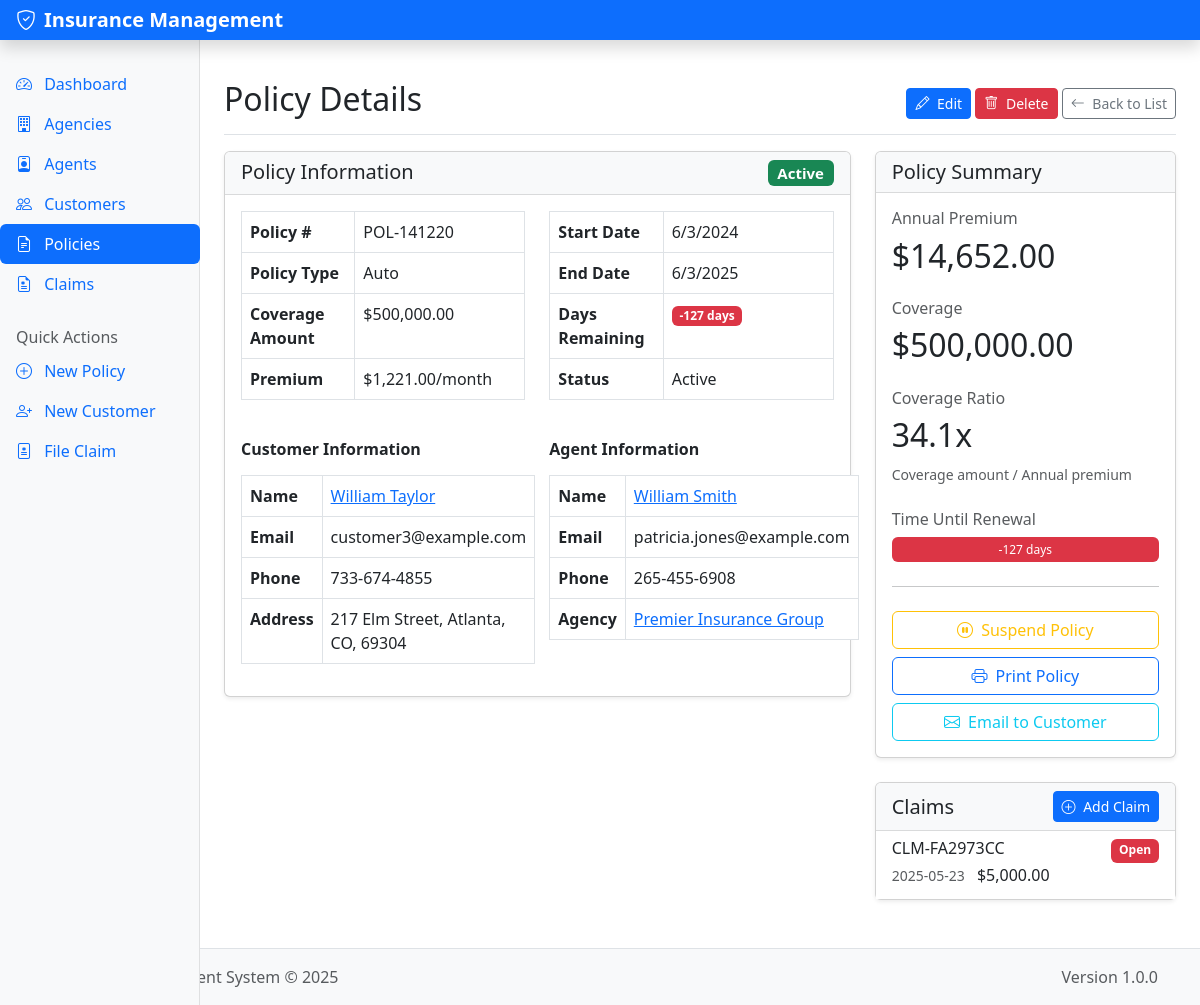
Page /policies/1 on the committed database.
### models/policy.py (models this page shows, shortened)
class Policy(db.Model):
    __tablename__ = 'policy'
    policy_id = db.Column(db.Integer, primary_key=True)
    agent_id = db.Column(db.Integer, db.ForeignKey('agent.agent_id'), nullable=False)
    customer_id = db.Column(db.Integer, db.ForeignKey('customer.customer_id'), nullable=False)
    policy_number = db.Column(db.String(50), nullable=False, unique=True)
    policy_type = db.Column(db.String(100), nullable=False)
    coverage_amount = db.Column(db.DECIMAL(12, 2), default=0.00)
    premium = db.Column(db.DECIMAL(10, 2), default=0.00)
    start_date = db.Column(db.Date, nullable=False)
    end_date = db.Column(db.Date)
    policy_status = db.Column(db.String(50), default='Active')
    claims = db.relationship('Claim', backref='policy', lazy=True, cascade='all, delete-orphan')
    def days_until_renewal(self):
        if not self.end_date:
            return None
        today = datetime.today().date()
        delta = self.end_date - today
        return delta.days

### models/customer.py (models this page shows, shortened)
class Customer(db.Model):
    __tablename__ = 'customer'
    customer_id = db.Column(db.Integer, primary_key=True)
    first_name = db.Column(db.String(100), nullable=False)
    last_name = db.Column(db.String(100), nullable=False)
    date_of_birth = db.Column(db.Date)
    email = db.Column(db.String(150))
    phone = db.Column(db.String(20))
    address = db.Column(db.String(200))
    city = db.Column(db.String(100))
    state = db.Column(db.String(100))
    zip_code = db.Column(db.String(20))
    policies = db.relationship('Policy', backref='customer', lazy=True, cascade='all, delete-orphan')
    def full_name(self):
        return f"{self.first_name} {self.last_name}"
    def full_address(self):
        components = [c for c in [self.address, self.city, self.state, self.zip_code] if c]
        return ", ".join(components)

### models/agent.py (models this page shows, shortened)
class Agent(db.Model):
    __tablename__ = 'agent'
    agent_id = db.Column(db.Integer, primary_key=True)
    agency_id = db.Column(db.Integer, db.ForeignKey('agency.agency_id'), nullable=False)
    first_name = db.Column(db.String(100), nullable=False)
    last_name = db.Column(db.String(100), nullable=False)
    email = db.Column(db.String(150))
    phone = db.Column(db.String(20))
    policies = db.relationship('Policy', backref='agent', lazy=True, cascade='all, delete-orphan')
    def full_name(self):
        return f"{self.first_name} {self.last_name}"

### models/agency.py (models this page shows, shortened)
class Agency(db.Model):
    __tablename__ = 'agency'
    agency_id = db.Column(db.Integer, primary_key=True)
    name = db.Column(db.String(100), nullable=False)
    address = db.Column(db.String(200))
    city = db.Column(db.String(100))
    state = db.Column(db.String(100))
    zip_code = db.Column(db.String(20))
    phone = db.Column(db.String(20))
    website = db.Column(db.String(200))
    agents = db.relationship('Agent', backref='agency', lazy=True, cascade='all, delete-orphan')

### models/claim.py (models this page shows, shortened)
class Claim(db.Model):
    __tablename__ = 'claim'
    claim_id = db.Column(db.Integer, primary_key=True)
    policy_id = db.Column(db.Integer, db.ForeignKey('policy.policy_id'), nullable=False)
    claim_number = db.Column(db.String(50), nullable=False, unique=True)
    claim_date = db.Column(db.Date, nullable=False, default=datetime.utcnow)
    incident_date = db.Column(db.Date, nullable=False)
    description = db.Column(db.Text)
    claim_amount = db.Column(db.DECIMAL(12, 2), default=0.00)
    status = db.Column(db.String(50), default='Open')
    resolution_date = db.Column(db.Date)
    settlement_amount = db.Column(db.DECIMAL(12, 2))
    created_at = db.Column(db.DateTime, default=datetime.utcnow)
    updated_at = db.Column(db.DateTime, default=datetime.utcnow, onupdate=datetime.utcnow)
    def is_open(self):
        return self.status in ['Open', 'In Progress', 'Under Review']

### routes/policy_routes.py (the view)
@policy_bp.route('/<int:policy_id>', methods=['GET'])
def view(policy_id):
    policy = Policy.query.get_or_404(policy_id)
    return render_template('policy/view.html', policy=policy)

### templates/policy/view.html (shortened to what this page needs)
{% extends 'layout/base.html' %}
{% block content %}
<div class="d-flex justify-content-between flex-wrap flex-md-nowrap align-items-center pt-3 pb-2 mb-3 border-bottom">
    <h1 class="h2">Policy Details</h1>
    <div>
        <a href="{{ url_for('policy.edit_form', policy_id=policy.policy_id) }}" class="btn btn-sm btn-primary">
            <i class="bi bi-pencil me-1"></i> Edit
        </a>
        <button type="button" class="btn btn-sm btn-danger" data-bs-toggle="modal" data-bs-target="#deletePolicyModal">
            <i class="bi bi-trash me-1"></i> Delete
        </button>
        <a href="{{ url_for('policy.index') }}" class="btn btn-sm btn-outline-secondary">
            <i class="bi bi-arrow-left me-1"></i> Back to List
        </a>
    </div>
</div>
<div class="row">
    <div class="col-md-8">
        <div class="card mb-4">
            <div class="card-header">
                <h5 class="mb-0">
                    Policy Information
                    <span class="badge float-end {% if policy.policy_status == 'Active' %}bg-success
                                            {% elif policy.policy_status == 'Pending' %}bg-warning
                                            {% elif policy.policy_status == 'Cancelled' %}bg-danger
                                            {% else %}bg-secondary{% endif %}">
                        {{ policy.policy_status }}
                    </span>
                </h5>
            </div>
            <div class="card-body">
                <div class="row mb-4">
                    <div class="col-md-6">
                        <table class="table table-bordered">
                            <tr>
                                <th style="width: 40%">Policy #</th>
                                <td>{{ policy.policy_number }}</td>
                            </tr>
                            <tr>
                                <th>Policy Type</th>
                                <td>{{ policy.policy_type }}</td>
                            </tr>
                            <tr>
                                <th>Coverage Amount</th>
                                <td>${{ "{:,.2f}".format(policy.coverage_amount) }}</td>
                            </tr>
                            <tr>
                                <th>Premium</th>
                                <td>${{ "{:,.2f}".format(policy.premium) }}/month</td>
                            </tr>
                        </table>
                    </div>
                    <div class="col-md-6">
                        <table class="table table-bordered">
                            <tr>
                                <th style="width: 40%">Start Date</th>
                                <td class="date-display">{{ policy.start_date }}</td>
                            </tr>
                            <tr>
                                <th>End Date</th>
                                <td class="date-display">{{ policy.end_date or 'N/A' }}</td>
                            </tr>
                            <tr>
                                <th>Days Remaining</th>
                                <td>
                                    {% set days = policy.days_until_renewal() %}
                                    {% if days is not none %}
                                        <span class="badge {% if days <= 7 %}bg-danger
                                                        {% elif days <= 30 %}bg-warning
                                                        {% else %}bg-info{% endif %}">
                                            {{ days }} days
                                        </span>
                                    {% else %}
                                        N/A
                                    {% endif %}
                                </td>
                            </tr>
                            <tr>
                                <th>Status</th>
                                <td>{{ policy.policy_status }}</td>
                            </tr>
                        </table>
                    </div>
                </div>
                <div class="row">
                    <div class="col-md-6">
                        <h6 class="fw-bold mb-3">Customer Information</h6>
                        <table class="table table-bordered">
                            <tr>
                                <th style="width: 40%">Name</th>
                                <td>
                                    <a href="{{ url_for('customer.view', customer_id=policy.customer_id) }}">
                                        {{ policy.customer.full_name() }}
                                    </a>
                                </td>
                            </tr>
                            <tr>
                                <th>Email</th>
                                <td>{{ policy.customer.email or 'N/A' }}</td>
                            </tr>
                            <tr>
                                <th>Phone</th>
                                <td>{{ policy.customer.phone or 'N/A' }}</td>
                            </tr>
                            <tr>
                                <th>Address</th>
                                <td>{{ policy.customer.full_address() or 'N/A' }}</td>
                            </tr>
                        </table>
                    </div>
                    <div class="col-md-6">
                        <h6 class="fw-bold mb-3">Agent Information</h6>
                        <table class="table table-bordered">
                            <tr>
                                <th style="width: 40%">Name</th>
                                <td>
                                    <a href="{{ url_for('agent.view', agent_id=policy.agent_id) }}">
                                        {{ policy.agent.full_name() }}
                                    </a>
                                </td>
                            </tr>
                            <tr>
                                <th>Email</th>
                                <td>{{ policy.agent.email or 'N/A' }}</td>
                            </tr>
                            <tr>
                                <th>Phone</th>
                                <td>{{ policy.agent.phone or 'N/A' }}</td>
                            </tr>
                            <tr>
                                <th>Agency</th>
                                <td>
                                    <a href="{{ url_for('agency.view', agency_id=policy.agent.agency_id) }}">
                                        {{ policy.agent.agency.name }}
                                    </a>
                                </td>
                            </tr>
                        </table>
                    </div>
                </div>
            </div>
        </div>
    </div>
    <div class="col-md-4">
        <div class="card mb-4">
            <div class="card-header">
                <h5 class="mb-0">Policy Summary</h5>
            </div>
            <div class="card-body">
                <div class="mb-4">
                    <h6 class="text-muted mb-2">Annual Premium</h6>
                    <h2>${{ "{:,.2f}".format(policy.premium * 12) }}</h2>
                </div>
                <div class="mb-4">
                    <h6 class="text-muted mb-2">Coverage</h6>
                    <h2>${{ "{:,.2f}".format(policy.coverage_amount) }}</h2>
                </div>
                <div class="mb-4">
                    <h6 class="text-muted mb-2">Coverage Ratio</h6>
                    <h2>
                        {% if policy.premium > 0 %}
                            {{ "{:,.1f}".format(policy.coverage_amount / (policy.premium * 12)) }}x
                        {% else %}
                            N/A
                        {% endif %}
                    </h2>
                    <small class="text-muted">Coverage amount / Annual premium</small>
                </div>
                {% if policy.end_date %}
                    <div class="mb-3">
                        <h6 class="text-muted mb-2">Time Until Renewal</h6>
                        {% set days = policy.days_until_renewal() %}
                        {% if days is not none %}
                            <div class="progress" style="height: 25px;">
                                {% set percent = (365 - days) / 365 * 100 if days <= 365 else 100 %}
                                <div class="progress-bar {% if days <= 7 %}bg-danger
                                                      {% elif days <= 30 %}bg-warning
                                                      {% else %}bg-success{% endif %}"
                                     role="progressbar"
                                     style="width: {{ percent }}%;"
                                     aria-valuenow="{{ percent }}"
                                     aria-valuemin="0"
                                     aria-valuemax="100">
                                    {{ days }} days
                                </div>
                            </div>
                        {% else %}
                            <div class="alert alert-danger">
                                <i class="bi bi-exclamation-triangle me-2"></i> Policy has expired
                            </div>
                        {% endif %}
                    </div>
                {% endif %}
                <hr class="my-4">
                <div class="d-grid gap-2">
                    {% if policy.policy_status == 'Active' %}
                        <button type="button" class="btn btn-outline-warning">
                            <i class="bi bi-pause-circle me-1"></i> Suspend Policy
                        </button>
                    {% elif policy.policy_status == 'Pending' %}
                        <button type="button" class="btn btn-outline-success">
                            <i class="bi bi-check-circle me-1"></i> Activate Policy
                        </button>
                    {% endif %}
                    <button type="button" class="btn btn-outline-primary">
                        <i class="bi bi-printer me-1"></i> Print Policy
                    </button>
                    <button type="button" class="btn btn-outline-info">
                        <i class="bi bi-envelope me-1"></i> Email to Customer
                    </button>
                </div>
            </div>
        </div>
        <div class="card mb-4">
            <div class="card-header d-flex justify-content-between align-items-center">
                <h5 class="mb-0">Claims</h5>
                <a href="{{ url_for('claim.create_for_policy', policy_id=policy.policy_id) }}" class="btn btn-sm btn-primary">
                    <i class="bi bi-plus-circle me-1"></i> Add Claim
                </a>
            </div>
            <div class="card-body p-0">
                <div class="list-group list-group-flush">
                    {% if policy.claims %}
                        {% for claim in policy.claims %}
                            <a href="{{ url_for('claim.view', claim_id=claim.claim_id) }}" class="list-group-item list-group-item-action">
                                <div class="d-flex w-100 justify-content-between">
                                    <h6 class="mb-1">{{ claim.claim_number }}</h6>
                                    <span class="badge {% if claim.is_open() %}bg-danger{% else %}bg-success{% endif %}">
                                        {{ claim.status }}
                                    </span>
                                </div>
                                <p class="mb-1">
                                    <small class="text-muted">{{ claim.claim_date.strftime('%Y-%m-%d') }}</small>
                                    <span class="ms-2">${{ "{:,.2f}".format(claim.claim_amount) }}</span>
                                </p>
                            </a>
                        {% endfor %}
                    {% else %}
                        <div class="list-group-item text-center py-3">
                            <p class="text-muted mb-0">No claims filed for this policy</p>
                        </div>
                    {% endif %}
                </div>
            </div>
        </div>
    </div>
</div>
{% endblock %}

### rows in the picture
Policy: policy_status "Active", policy_number "POL-141220", policy_type "Auto", coverage_amount "500,000.00", premium "1,221.00", policy.premium*12 "14,652.00", policy.coverage_amount/(policy.premium*12) "34.1"
Customer: customer.full_name "William Taylor", customer "customer3@example.com", customer "733-674-4855", customer "217 Elm Street, Atlanta, CO, 69304"
Agent: agent.full_name "William Smith", agent "patricia.jones@example.com", agent "265-455-6908"
Agency: agent.agency.name "Premier Insurance Group"
Claim: claim_number "CLM-FA2973CC", status "Open", claim_date "2025-05-23", claim_amount "5,000.00"

### other values in the picture
{{ days }} "-127"
